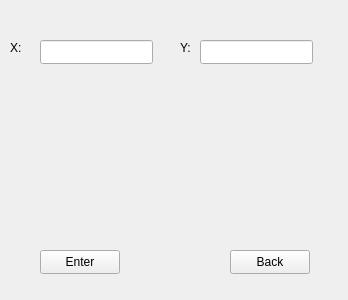
<?xml version="1.0" encoding="UTF-8"?>
<ui version="4.0">
 <class>insertPage</class>
 <widget class="QWidget" name="insertPage">
  <property name="geometry">
   <rect>
    <x>0</x>
    <y>0</y>
    <width>348</width>
    <height>300</height>
   </rect>
  </property>
  <property name="windowTitle">
   <string>Form</string>
  </property>
  <widget class="QLineEdit" name="lineEdit">
   <property name="geometry">
    <rect>
     <x>40</x>
     <y>40</y>
     <width>113</width>
     <height>24</height>
    </rect>
   </property>
  </widget>
  <widget class="QLineEdit" name="lineEdit_2">
   <property name="geometry">
    <rect>
     <x>200</x>
     <y>40</y>
     <width>113</width>
     <height>24</height>
    </rect>
   </property>
  </widget>
  <widget class="QLabel" name="label">
   <property name="geometry">
    <rect>
     <x>10</x>
     <y>40</y>
     <width>49</width>
     <height>16</height>
    </rect>
   </property>
   <property name="text">
    <string>X:</string>
   </property>
  </widget>
  <widget class="QLabel" name="label_2">
   <property name="geometry">
    <rect>
     <x>180</x>
     <y>40</y>
     <width>49</width>
     <height>16</height>
    </rect>
   </property>
   <property name="text">
    <string>Y:</string>
   </property>
  </widget>
  <widget class="QPushButton" name="enterButton">
   <property name="geometry">
    <rect>
     <x>40</x>
     <y>250</y>
     <width>80</width>
     <height>24</height>
    </rect>
   </property>
   <property name="text">
    <string>Enter</string>
   </property>
  </widget>
  <widget class="QPushButton" name="backButton">
   <property name="geometry">
    <rect>
     <x>230</x>
     <y>250</y>
     <width>80</width>
     <height>24</height>
    </rect>
   </property>
   <property name="text">
    <string>Back</string>
   </property>
  </widget>
 </widget>
 <resources/>
 <connections/>
</ui>
